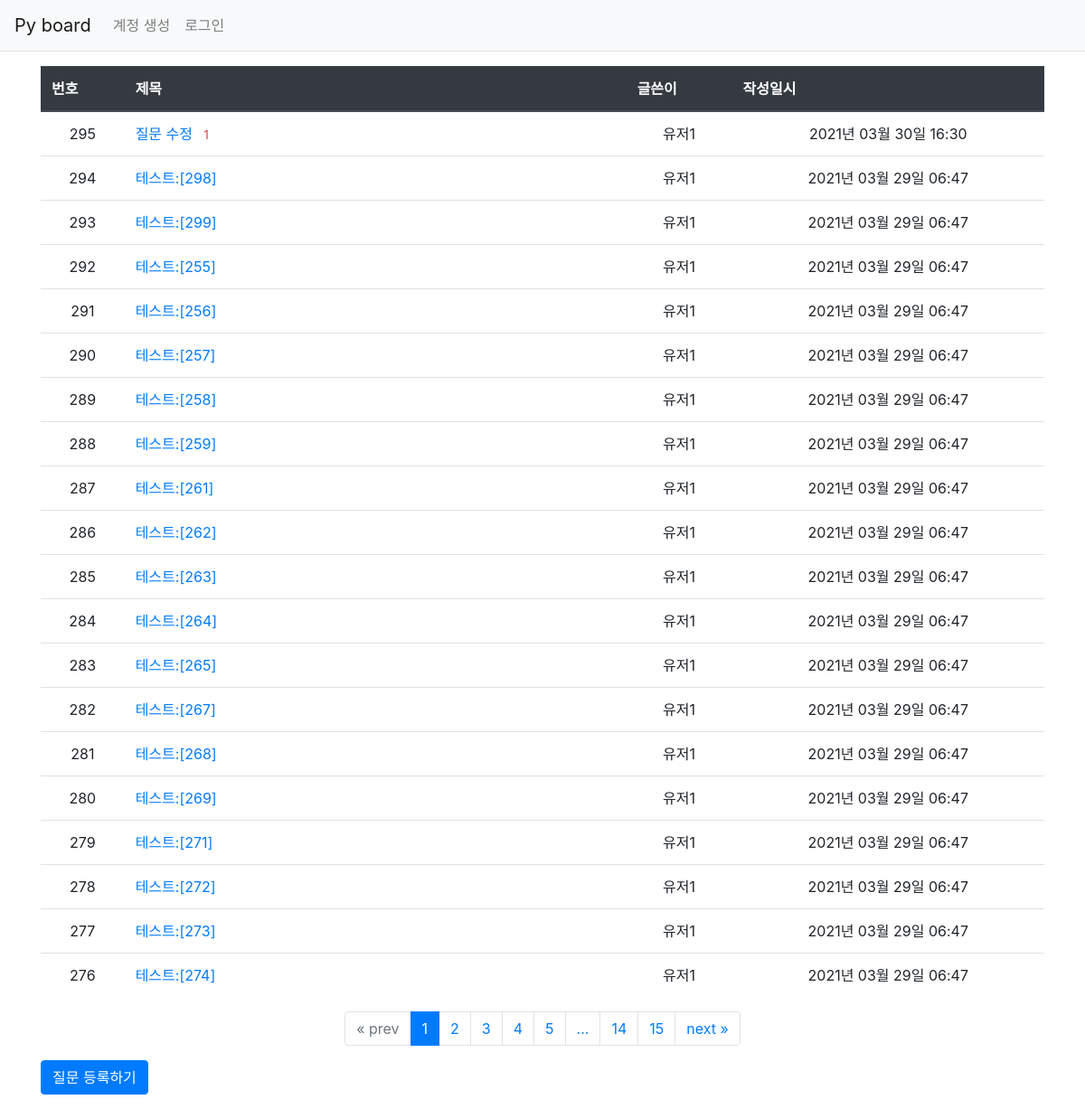
Page /question/list/ on the committed database.
### pyboard/models.py (models this page shows)
class Question(db.Model):
    modify_date = db.Column(db.DateTime(),nullable=True)
    id = db.Column(db.Integer, primary_key = True)
    subject = db.Column(db.String(200), nullable = False)
    content = db.Column(db.Text(), nullable = False)
    create_date = db.Column(db.DateTime(), nullable = False)
    user_id = db.Column(db.Integer, db.ForeignKey('user.id',
            ondelete='CASCADE'),nullable=False)
    user = db.relationship('User',backref=db.backref('question_set'))

class User(db.Model):
    id = db.Column(db.Integer,primary_key = True)
    username = db.Column(db.String(150),unique = True, nullable = False)
    pw = db.Column(db.String(200), nullable = False)
    email = db.Column(db.String(120),unique = True, nullable = False)

### pyboard/views/question_views.py (the view)
@bp.route('/list/')
def _list():
    page = request.args.get('page',type=int,default=1)
    q_list = Question.query.order_by(Question.create_date.desc())
    q_list = q_list.paginate(page,per_page=20)
    return render_template('question/question_list.html', question_list = q_list)

### pyboard/filter.py (called while the page is built)
def format_datetime(value, fmt ='%Y년 %m월 %d일 %H:%M'):
    return value.strftime(fmt)

### pyboard/views/auth_views.py (called while the page is built)
@bp.before_app_request
def load_login_user():
    user_id = session.get('user_id')
    if user_id is None:
        g.user = None
    else:
        g.user = User.query.get(user_id)

### pyboard/templates/question/question_list.html
{% extends 'base.html' %}
{% block content %}
<div class='container my-3'>
    <table class='table'>
        <thead>
            <tr class='thead-dark'>
                <th>번호</th>
                <th style='width:50%'>제목</th>
                <th>글쓴이</th>
                <th>작성일시</th>
            </tr>
        </thead>
        <tbody>
            {% if question_list %}
            {% for q in question_list.items %}
            <tr class='text-center'>
                <td>{{question_list.total -((question_list.page-1) * question_list.per_page) -
                    loop.index0}}</td>
                <td class='text-left'>
                    <a href="{{url_for('question.detail',question_id = q.id)}}">{{
                        q.subject}}
                    </a>
                    {% if q.answer_set | length > 0 %}
                    <span class='text-danger small ml-2'>{{q.answer_set|length}}</span>
                </td>
                {% endif %}
                <td>
                    {{q.user.username}}
                </td>
                {% if q.modify_date %}
                <td>{{q.modify_date|datetime}}</td>
                {% else %}
                <td>{{q.create_date|datetime}}</td>
                {% endif %}
            </tr>
            {% endfor %}
            {% else %}
            <tr>
                <td colspan="3">질문이 없습니다.</td colspan="3">
            </tr>
            {% endif %}
        </tbody>
    </table>
    <ul class='pagination justify-content-center'>
        {% if question_list.has_prev %}
        <li class='page-item'>
            <a class='page-link' href='?page={{question_list.prev_num}}'>
                « prev
            </a>
        </li>
        {% else %}
        <li class='page-item disabled'>
            <a class='page-link' tabindex='-1' aria-disabled='true' href='#'>
                « prev </a>
        </li>
        {% endif %}
        {% for page_num in question_list.iter_pages() %}
        {% if page_num %}
        {% if page_num != question_list.page %}
        <li class='page-item'>
            <a class='page-link' href='?page={{page_num}}'>
                {{page_num}}
            </a>
        </li>
        {% else %}
        <li class='page-item active' aria-current='page'>
            <a class='page-link' href='#'>{{page_num}}</a>
        </li>
        {% endif %}
        {% else %}
        <li class='disabled'>
            <a class='page-link' href='#'>...</a>
        </li>
        {% endif %}
        {% endfor %}
        {% if question_list.has_next %}
        <li class='page-item'>
            <a class='page-link' href='?page={{question_list.next_num}}'>next »</a>
        </li>
        {% else %}
        <li class='page-item disabled'>
            <a class='page-link' tabindex='-1' aria-disabled='true' href='#'>next »</a>
        </li>
        {% endif %}
    </ul>
    <a href="{{url_for('question.create')}}" class='btn btn-primary'>
        질문 등록하기
    </a>
</div>
{% endblock %}

### rows in the picture
Question: total "295", subject "질문 수정", answer_set|length "1", user.username "유저1", modify_date "2021년 03월 30일 16:30"
Question: total "294", subject "테스트:[298]", user.username "유저1", create_date "2021년 03월 29일 06:47"
Question: total "293", subject "테스트:[299]", user.username "유저1", create_date "2021년 03월 29일 06:47"
Question: total "292", subject "테스트:[255]", user.username "유저1", create_date "2021년 03월 29일 06:47"
Question: total "291", subject "테스트:[256]", user.username "유저1", create_date "2021년 03월 29일 06:47"
Question: total "290", subject "테스트:[257]", user.username "유저1", create_date "2021년 03월 29일 06:47"
Question: total "289", subject "테스트:[258]", user.username "유저1", create_date "2021년 03월 29일 06:47"
Question: total "288", subject "테스트:[259]", user.username "유저1", create_date "2021년 03월 29일 06:47"
Question: total "287", subject "테스트:[261]", user.username "유저1", create_date "2021년 03월 29일 06:47"
Question: total "286", subject "테스트:[262]", user.username "유저1", create_date "2021년 03월 29일 06:47"
Question: total "285", subject "테스트:[263]", user.username "유저1", create_date "2021년 03월 29일 06:47"
Question: total "284", subject "테스트:[264]", user.username "유저1", create_date "2021년 03월 29일 06:47"
Question: total "283", subject "테스트:[265]", user.username "유저1", create_date "2021년 03월 29일 06:47"
Question: total "282", subject "테스트:[267]", user.username "유저1", create_date "2021년 03월 29일 06:47"
Question: total "281", subject "테스트:[268]", user.username "유저1", create_date "2021년 03월 29일 06:47"
Question: total "280", subject "테스트:[269]", user.username "유저1", create_date "2021년 03월 29일 06:47"
Question: total "279", subject "테스트:[271]", user.username "유저1", create_date "2021년 03월 29일 06:47"
Question: total "278", subject "테스트:[272]", user.username "유저1", create_date "2021년 03월 29일 06:47"
Question: total "277", subject "테스트:[273]", user.username "유저1", create_date "2021년 03월 29일 06:47"
Question: total "276", subject "테스트:[274]", user.username "유저1", create_date "2021년 03월 29일 06:47"

### other values in the picture
{{ page_num }} "1"
{{ page_num }} "2" "3" "4" "5" "14" "15"
